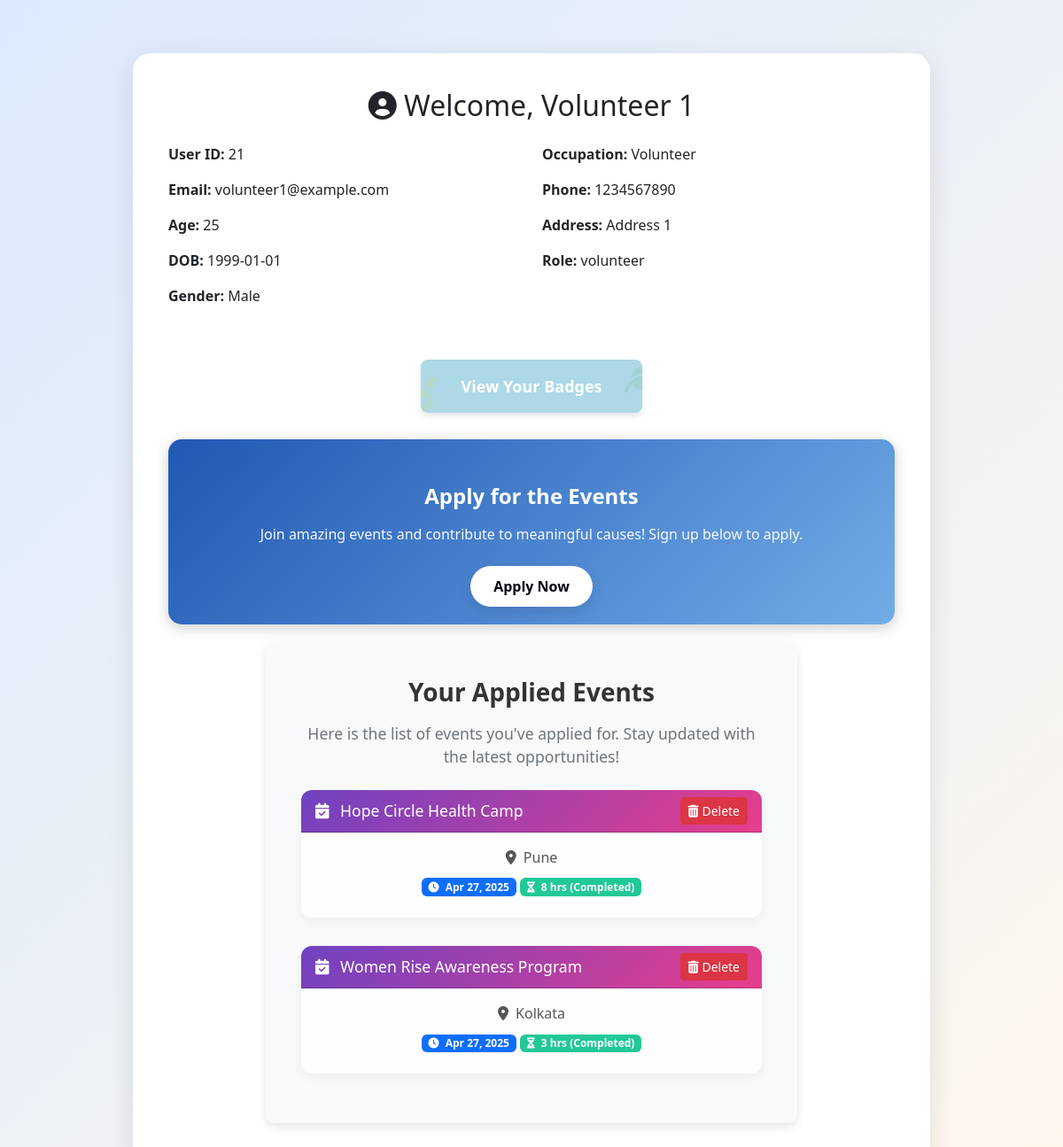
The app's page /php/profile.php (signed in) with its own data.
### tables this page shows
CREATE TABLE `users` (
  `id` int(11) NOT NULL,
  `full_name` varchar(100) NOT NULL,
  `age` int(11) NOT NULL,
  `date_of_birth` date NOT NULL,
  `gender` enum('Male','Female','Other') NOT NULL,
  `occupation` varchar(50) NOT NULL,
  `phone_number` varchar(10) NOT NULL,
  `email` varchar(100) NOT NULL,
  `address` text NOT NULL,
  `password` varchar(255) NOT NULL,
  `role` enum('ngo','volunteer') NOT NULL,
  `ngo_name` varchar(100) DEFAULT NULL,
  `ngo_location` varchar(100) DEFAULT NULL
);

CREATE TABLE `event_applications` (
  `application_id` int(11) NOT NULL,
  `user_id` int(11) NOT NULL,
  `email` varchar(255) NOT NULL,
  `password` varchar(255) NOT NULL,
  `event_id` int(11) NOT NULL,
  `completion_hours` int(11) NOT NULL,
  `applied_at` timestamp NOT NULL DEFAULT current_timestamp()
);

CREATE TABLE `events` (
  `event_id` int(11) NOT NULL,
  `ngo_id` int(11) DEFAULT NULL,
  `name` varchar(255) NOT NULL,
  `type` varchar(100) NOT NULL,
  `location` varchar(255) NOT NULL,
  `event_date` date NOT NULL,
  `event_time` time NOT NULL,
  `completion_hours` int(11) NOT NULL,
  `status` enum('upcoming','ongoing','completed') DEFAULT 'upcoming'
);

### php/profile.php (the view, shortened to what this page needs)
<?php
$conn = new mysqli("localhost", "root", "", "volunteer_platform");
$user_id = $_SESSION['user_id'];
$sql = "SELECT * FROM users WHERE id = ?";
$stmt = $conn->prepare($sql);
$stmt->bind_param("i", $user_id);
$stmt->execute();
$result = $stmt->get_result();
$user = $result->fetch_assoc();
?>
<!DOCTYPE html>
<html lang="en">
<head>
  <link href="https://cdn.jsdelivr.net/npm/bootstrap@5.3.0-alpha1/dist/css/bootstrap.min.css" rel="stylesheet">
  <link href="https://cdnjs.cloudflare.com/ajax/libs/font-awesome/6.4.0/css/all.min.css" rel="stylesheet">
  <link href="https://cdnjs.cloudflare.com/ajax/libs/font-awesome/6.0.0-beta3/css/all.min.css" rel="stylesheet">
</head>
<body>
  <div class="profile-card">
    <h2 class="text-center mb-4"><i class="fas fa-user-circle"></i> Welcome, <?= htmlspecialchars($user['full_name']) ?>
    </h2>
    <div class="row">
      <div class="col-md-6">
        <p><strong>User ID:</strong> <?= htmlspecialchars($user['id']) ?></p>
        <p><strong>Email:</strong> <?= htmlspecialchars($user['email']) ?></p>
        <p><strong>Age:</strong> <?= htmlspecialchars($user['age']) ?></p>
        <p><strong>DOB:</strong> <?= htmlspecialchars($user['date_of_birth']) ?></p>
        <p><strong>Gender:</strong> <?= htmlspecialchars($user['gender']) ?></p>
      </div>
      <div class="col-md-6">
        <p><strong>Occupation:</strong> <?= htmlspecialchars($user['occupation']) ?></p>
        <p><strong>Phone:</strong> <?= htmlspecialchars($user['phone_number']) ?></p>
        <p><strong>Address:</strong> <?= htmlspecialchars($user['address']) ?></p>
        <p><strong>Role:</strong> <?= htmlspecialchars($user['role']) ?></p>
      </div>
    </div>
  <?php if ($user['role'] === 'volunteer'): ?>
    <div class="d-flex justify-content-center mt-4" style="padding-top: 20px; padding-bottom: 30px;">
      <button type="button" class="btn btn-info" data-bs-toggle="modal" data-bs-target="#badgeModal" style="border-radius: 8px; padding: 15px 30px; font-size: 18px; background-color: #ADD8E6; color: white; border: none;
                   box-shadow: 0 4px 6px rgba(0, 0, 0, 0.1); transition: all 0.3s ease; position: relative; width: 250px;
                   height: 60px; display: flex; justify-content: center; align-items: center; overflow: hidden;">
        <span style="font-weight: bold;">View Your Badges</span>
        <div style="position: absolute; top: 10px; left: -20px; opacity: 0.1; font-size: 40px; color: #ffd700;">
          <i class="fas fa-medal"></i>
        </div>
        <div style="position: absolute; bottom: 10px; right: -20px; opacity: 0.1; font-size: 40px; color: #28a745;">
          <i class="fas fa-leaf"></i>
        </div>
      </button>
    </div>
    <div class="apply-card"
      style="padding: 20px; text-align: center; border-radius: 15px; background: linear-gradient(135deg,rgb(32, 88, 180),rgb(114, 172, 230)); color: #fff; box-shadow: 0 4px 16px rgba(0, 0, 0, 0.2); transition: transform 0.3s ease; padding-top:50px">
      <h5 style="font-size: 1.5rem; margin-bottom: 1rem; font-weight: 600;">Apply for the Events</h5>
      <p style="font-size: 1rem; color: #f8f9fa; margin-bottom: 1.5rem;">Join amazing events and contribute to meaningful
        causes! Sign up below to apply.</p>
      <form action="events.php" method="get">
        <button type="submit" class="btn"
          style="background-color: #fff; color:rgb(8, 1, 21); font-weight: 600; padding: 10px 25px; font-size: 1rem; border-radius: 30px; box-shadow: 0 5px 15px rgba(0, 0, 0, 0.1); transition: background-color 0.3s ease, transform 0.3s ease;">
          Apply Now
        </button>
      </form>
    </div>
    <div class="applied-events"
      style="padding: 40px; background-color: #f8f9fa; border-radius: 10px; box-shadow: 0 4px 12px rgba(0, 0, 0, 0.1); max-width: 600px; margin: 20px auto; text-align: center;">
      <h5 style="font-size: 1.75rem; margin-bottom: 1rem; font-weight: 600; color: #333;">Your Applied Events</h5>
      <p style="font-size: 1.1rem; color: #6c757d; margin-bottom: 1.5rem;">Here is the list of events you've applied for.
        Stay updated with the latest opportunities!</p>
      <?php
      $userId = $_SESSION['user_id'];
      $sql = "
            SELECT
                ea.applied_at,
                ea.completion_hours,
                e.name,
                e.location,
                e.status
            FROM event_applications AS ea
            JOIN events AS e
                ON ea.event_id = e.event_id
            WHERE ea.user_id = ?
            ORDER BY ea.applied_at DESC
        ";
      $stmt = $conn->prepare($sql);
      $stmt->bind_param("i", $userId);
      $stmt->execute();
      $result = $stmt->get_result();
      ?>
      <?php if ($result->num_rows > 0): ?>
        <div class="event-cards">
          <?php while ($row = $result->fetch_assoc()): ?>
            <div class="card event-card mb-3">
              <div class="card-header d-flex justify-content-between align-items-center">
                <span>
                  <i class="fas fa-calendar-check me-2"></i>
                  <?= htmlspecialchars($row['name']) ?>
                </span>
                <form action="delete_application.php" method="post" style="margin: 0;">
                  <button type="submit" class="btn btn-sm btn-danger"
                    onclick="return confirm('Are you sure you want to delete this application?');">
                    <i class="fas fa-trash-alt"></i> Delete
                  </button>
                </form>
              </div>
              <div class="card-body">
                <p>
                  <i class="fas fa-map-marker-alt me-1"></i>
                  <?= htmlspecialchars($row['location']) ?>
                </p>
                <p>
                  <span class="badge badge-date">
                    <i class="fas fa-clock me-1"></i>
                    <?= date('M j, Y', strtotime($row['applied_at'])) ?>
                  </span>
                  <?php if ($row['status'] === 'completed'): ?>
                    <span class="badge badge-hours">
                      <i class="fas fa-hourglass-half me-1"></i>
                      <?= htmlspecialchars($row['completion_hours']) ?> hrs (Completed)
                    </span>
                  <?php endif; ?>
                </p>
              </div>
            </div>
          <?php endwhile; ?>
        </div>
      <?php else: ?>
        <p class="text-center text-muted">You have not applied for any events yet.</p>
      <?php endif; ?>
    </div>
  <?php endif; ?>
  </div>
</body>
</html>

### php/profile.php (style rules this page uses)
body { background: linear-gradient(135deg, #dbeafe, #fff7ed); font-family: 'Segoe UI', sans-serif; min-height: 100vh; }
.profile-card { max-width: 900px; margin: 60px auto; padding: 40px; background: rgb(255, 255, 255); border-radius: 20px; box-shadow: 0 8px 30px rgba(0, 0, 0, 0.1); animation: fadeIn 0.8s ease-in-out; }
.event-card { border-radius: 15px; background-color: #fefefe; box-shadow: 0 4px 16px rgba(0, 0, 0, 0.05); margin-bottom: 20px; }
.applied-events { margin-top: 2rem; }
.applied-events h5 { font-size: 1.75rem; margin-bottom: 1rem; text-align: center; color: #333; }
.event-cards { display: grid; grid-template-columns: repeat(auto-fill, minmax(260px, 1fr)); gap: 1rem; }
.event-card { border: none; border-radius: 0.75rem; box-shadow: 0 4px 12px rgba(0, 0, 0, 0.05); transition: transform 0.2s, box-shadow 0.2s; }
.event-card .card-header { background: linear-gradient(135deg, #6f42c1, #e83e8c); color: #fff; font-weight: 500; font-size: 1.1rem; border-top-left-radius: 0.75rem; border-top-right-radius: 0.75rem; }
.event-card .card-body p { margin-bottom: 0.5rem; color: #555; }
.badge-hours { background-color: #20c997; color: #fff; }
.badge-date { background-color: #0d6efd; color: #fff; }

### records on screen
users: full_name "Volunteer 1", id "21", email "volunteer1@example.com", age "25", date_of_birth "1999-01-01", gender "Male", occupation "Volunteer", phone_number "1234567890", address "Address 1", role "volunteer"
event_applications: event.name "Hope Circle Health Camp", event.location "Pune", applied_at "Apr 27, 2025", completion_hours "8"
event_applications: event.name "Women Rise Awareness Program", event.location "Kolkata", applied_at "Apr 27, 2025", completion_hours "3"
